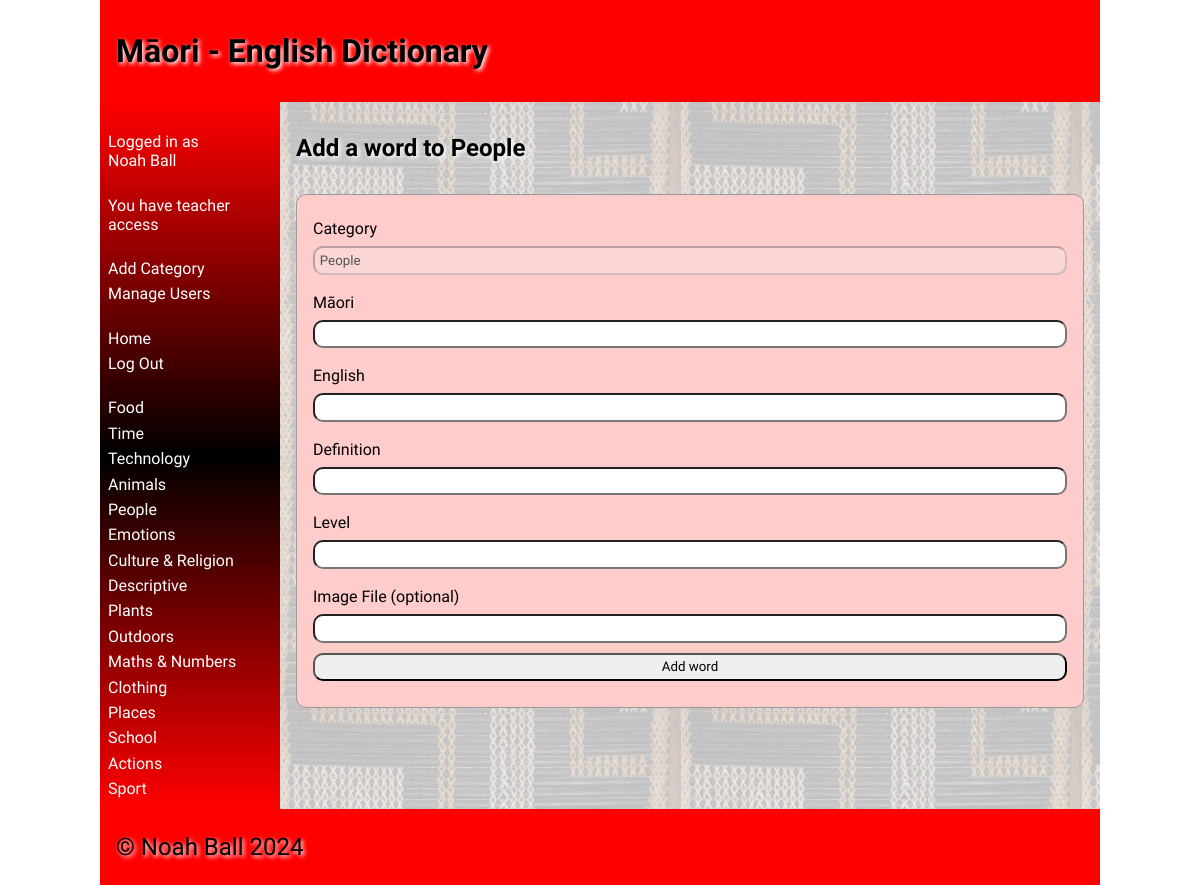
The page /add-word/5 (signed in) on the database its author committed.
### tables this page shows
CREATE TABLE category
(
    id   integer
        constraint category_pk
            primary key autoincrement,
    name varchar(35)
);

### routes/pages.py (the view, shortened to what this page needs)
def add_word_page(cat_id):
    if not helpers.user_authenticated():  # Check if the user is logged in
        return redirect('/login')  # If not, redirect to the login page
    if session['user_type'] != 2:
        return redirect('/?error=You+do+not+have+permission+to+add+words.')
    try:
        cat_id = int(cat_id)
    except ValueError:
        return redirect('/?error=Category+ID+is+invalid.')
    categories = helpers.get_categories()  # Retrieve all categories from the database
    cat_name = helpers.cat_id_to_name(cat_id,
                                      categories)  # Check if the category id provided is valid and grab the category name
    if cat_name is None:  # If the category id is invalid
        return redirect('/?error=Category+not+found')  # Redirect to the home page with an error message
    return render_template('add_word.html', cat_id=cat_id, cat_name=cat_name, error=request.args.get("error"),
                           categories=categories)

### lib/db.py (called while the page is built)
def create_connection(db_file):
    try:  # Try/except block to handle exceptions
        connection = sqlite3.connect(db_file)  # Create a connection to the database
        return connection  # Return the connection
    except sqlite3.Error as e:
        print(e)  # Print the error (if one is caught)
    return None

def run_query(query: str, params: tuple, multiple: bool, commit: bool):
    conn = create_connection(globals.DATABASE_FILE)  # Create a connection to the database
    cur = conn.cursor()  # Create a cursor object
    cur.execute(query, params)  # Execute the query
    if commit:  # If the query requires a commit
        conn.commit()  # Commit the query
    if multiple:  # If the query returns multiple rows
        result = cur.fetchall()  # Retrieve all rows
    else:  # If the query returns a single row
        result = cur.fetchone()  # Retrieve the row
    conn.close()  # Close the connection
    return result  # Return the result

### lib/helpers.py (called while the page is built)
def get_categories():
    categories = db.run_query("SELECT id, name FROM category", (), True, False)
    return categories

def user_authenticated():
    return 'user_id' in session

def cat_id_to_name(cat_id: int, categories: tuple):
    for i in range(len(categories)):  # For each category
        if categories[i][0] == cat_id:  # If the category ID matches
            return categories[i][1]  # Return the category name
    return "Unknown"  # If the category ID is not found, return "Unknown".

### templates/add_word.html (shortened to what this page needs)
{% extends 'base.html' %}
{% block heading %}Māori - English Dictionary{% endblock %}
{% block main %}
    <h2>Add a word to {{ cat_name }}</h2>
    <form action="/add-word/{{ cat_id }}" method="post">
    <div class="dataForm">
        <p>Category</p>
        <input type="text" id="category_display" name="category_display" value="{{ cat_name }}" required disabled>
        <p>Māori</p>
        <input type="text" id="maori" name="maori" required>
        <p>English</p>
        <input type="text" id="english" name="english" required>
        <p>Definition</p>
        <input type="text" id="definition" name="definition" required>
        <p>Level</p>
        <input type="text" id="level" name="level" required>
        <p>Image File (optional)</p>
        <input type="text" id="filename" name="filename">
        <input type="submit" value="Add word">
    </div>
    </form>
{% endblock %}

### templates/base.html (shortened to what this page needs)
<!doctype html>
<html lang="en">
<head>
    <link href="{{ url_for('static', filename='css/style.css') }}" rel="stylesheet">
</head>
<body>
<div id="container">
    <header>
        <h1>{% block heading %}{% endblock %}</h1>
    </header>
    <nav>
        <ul>
            {% if session["username"] %}
                <li><a>Logged in as<br>{{ session["name"] }}</a></li>
                <br>
                {% if session["user_type"] == 1 %}
                    <li><a>You have student access</a></li>
                {% elif session["user_type"] == 2 %}
                    <li><a>You have teacher access</a></li>
                    <br>
                    <li><a href="/add-category">Add Category</a></li>
                    <li><a href="/manage-users">Manage Users</a></li>
                {% endif %}
                <br>
                <li><a href="/">Home</a></li>
            {% endif %}
            {% if not session["user_id"] %}
                <li><a href="/login">Log In</a></li>
                <li><a href="/signup">Sign Up</a></li>
            {% else %}
                <li><a href="/logout">Log Out</a></li>
            {% endif %}
            <br>
            {% for category in categories %}
                <li><a href="/category/{{ category[0] }}">{{ category[1] }}</a></li>
            {% endfor %}
        </ul>
    </nav>
    <main>
        {% block main %}{% endblock %}
    </main>
    <footer>
        <p>
            &copy; Noah Ball 2024
        </p>
    </footer>
</div>
</body>
</html>

### static/css/style.css (style rules this page uses)
* { font-family: Comfortaa, sans-serif; margin: 0; padding: 0; box-sizing: border-box; }
#container { display: grid; grid-template-columns: 75px auto; grid-template-areas: 'nav header' 'main main' 'footer footer'; }
header { grid-area: header; background-color: #f00; padding: 1rem; }
nav { grid-area: nav; }
main { grid-area: main; padding: 1rem; background-color: #edd; }
h1, h2, h3, h4 { padding: 1rem 0; font-family: 'Suez One', serif; color: #000; text-shadow: 2px 2px 4px #fff; }
p { padding: 0.5rem 0; }
a { color: #222; }
.dataForm { margin: 1rem 0; border: 1px solid #999; padding: 1rem; background-color: #fcc; border-radius: 10px; }
.dataForm input, textarea { width: 100%; border-radius: 10px; padding: 0.3rem; margin-bottom: 10px; }
footer { grid-area: footer; padding: 1rem; background-color: #f00; }
footer p { color: #000; text-shadow: 2px 2px 4px #fff; font-size: 1.5rem; }
@media only screen and (min-width: 768px) { #container { grid-template-columns: 180px auto; grid-template-areas: 'header header' 'nav main' 'footer footer'; } }
@media only screen and (min-width: 768px) { nav { background: linear-gradient(180deg, rgba(255,0,0,1) 0%, rgba(0, 0, 0, 1) 50%, rgba(255,0,0,1) 100%); padding: 0.5rem; } }
@media only screen and (min-width: 768px) { nav ul { list-style: none; } }
@media only screen and (min-width: 768px) { nav li { padding: 0.2rem 0; } }
@media only screen and (min-width: 768px) { nav a { color: #fff; text-decoration: none; } }
@media only screen and (min-width: 768px) { main { background-image: url('/poutama.jpg'); } }
@media only screen and (min-width: 1000px) { #container { width: 1000px; margin: auto; } }

### rows shown on the page
category: name "Food"
category: name "Time"
category: name "Technology"
category: name "Animals"
category: name "People", category_display "People"
category: name "Emotions"
category: name "Culture & Religion"
category: name "Descriptive"
category: name "Plants"
category: name "Outdoors"
category: name "Maths & Numbers"
category: name "Clothing"
category: name "Places"
category: name "School"
category: name "Actions"
category: name "Sport"

### other values the page prints
{{ session["name"] }} "Noah Ball"
